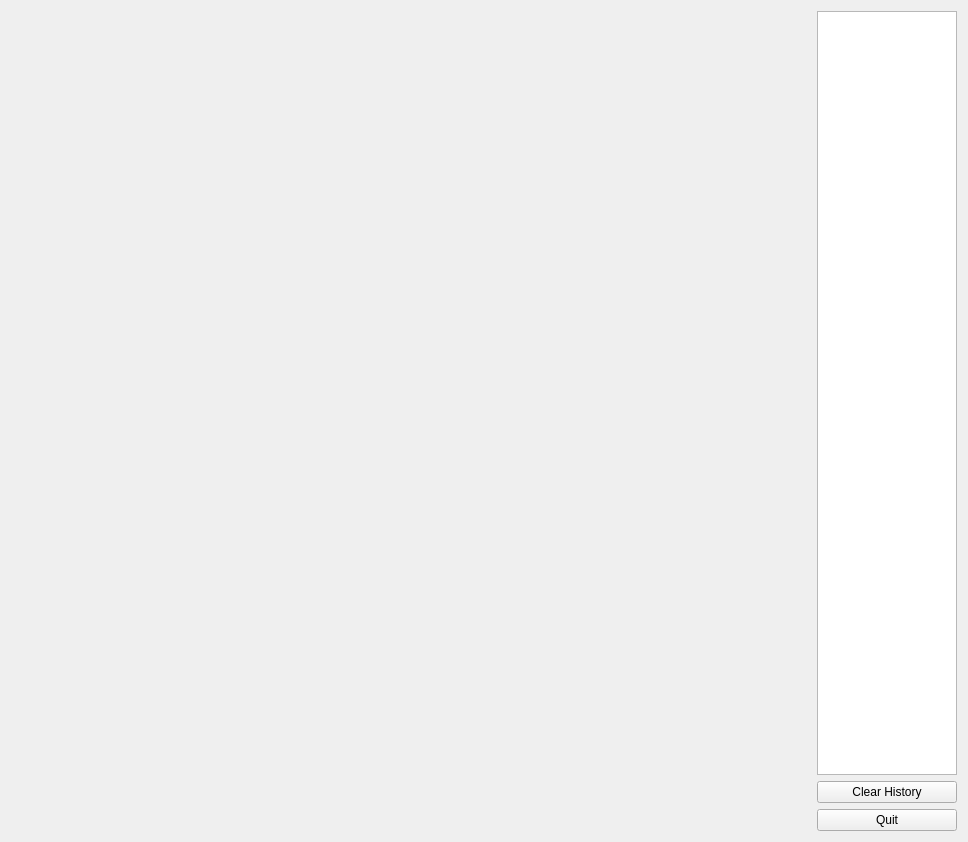
<?xml version="1.0" encoding="UTF-8"?>
<ui version="4.0">
 <class>MainWindow</class>
 <widget class="QMainWindow" name="MainWindow">
  <property name="geometry">
   <rect>
    <x>0</x>
    <y>0</y>
    <width>968</width>
    <height>842</height>
   </rect>
  </property>
  <property name="windowTitle">
   <string>GCapturer - capture them all</string>
  </property>
  <property name="styleSheet">
   <string notr="true"/>
  </property>
  <widget class="QWidget" name="centralWidget">
   <layout class="QGridLayout" name="gridLayout">
    <item row="1" column="1">
     <widget class="QPushButton" name="clearHistoryButton">
      <property name="text">
       <string>Clear History</string>
      </property>
     </widget>
    </item>
    <item row="2" column="1">
     <widget class="QPushButton" name="quitButton">
      <property name="text">
       <string>Quit</string>
      </property>
     </widget>
    </item>
    <item row="0" column="0" rowspan="3">
     <widget class="DrawableArea" name="drawArea" native="true">
      <property name="minimumSize">
       <size>
        <width>800</width>
        <height>768</height>
       </size>
      </property>
      <property name="autoFillBackground">
       <bool>true</bool>
      </property>
     </widget>
    </item>
    <item row="0" column="1">
     <widget class="QListView" name="gesturesHistory"/>
    </item>
   </layout>
  </widget>
 </widget>
 <layoutdefault spacing="6" margin="11"/>
 <customwidgets>
  <customwidget>
   <class>DrawableArea</class>
   <extends>QWidget</extends>
   <header>drawablearea.h</header>
   <container>1</container>
  </customwidget>
 </customwidgets>
 <resources/>
 <connections/>
</ui>
